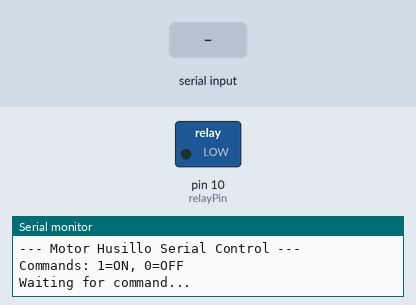
Bench run of a sketch on a simulated Arduino Uno, built with avr-gcc and run on an emulated ATmega328P. Shown: switched loads named in the sketch (green lamp = pin HIGH), the last lines printed to the serial monitor. The inputs (shaded band) are chosen by the test bench.

Above: at 1.2 s.
1.3 s: "1\n" received over Serial
At 2.4 s:
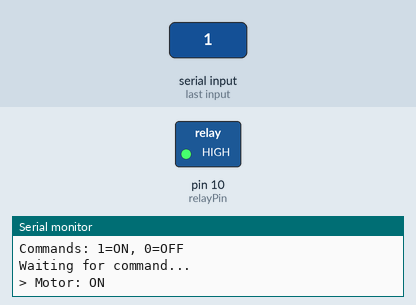
2.8 s: "0\n" received over Serial
At 3.5 s:
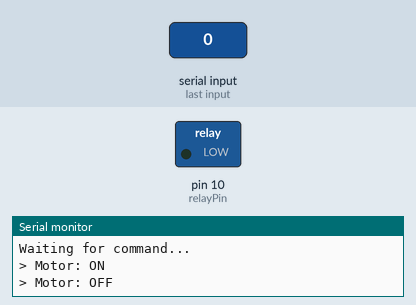
4.3 s: "ON\n" received over Serial
At 4.7 s:
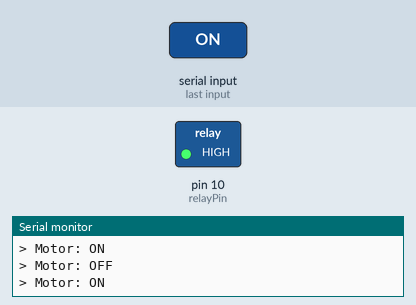
5.8 s: "OFF\n" received over Serial
At 7.1 s:
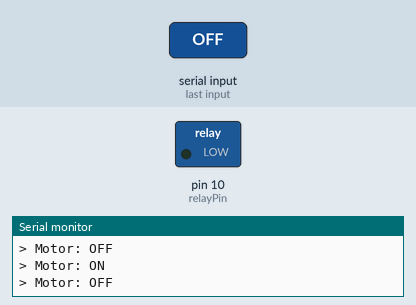
Timing chart, 0 to 8.3 s (numbered marks = the images above; inputs shaded):
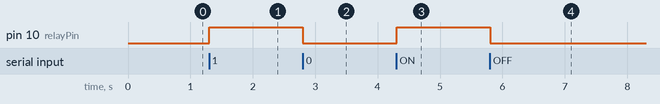

Measured:
- after the input at 1.3 s, pin 10 (relayPin): LOW → HIGH at once
- after the input at 2.8 s, pin 10 (relayPin): HIGH → LOW at once
- after the input at 4.3 s, pin 10 (relayPin): LOW → HIGH at once
- after the input at 5.8 s, pin 10 (relayPin): HIGH → LOW at once

The sketch:

motorHusilloTest.ino
```cpp
/*
 * Test script for Motor Husillo - Serial Control Simulation
 * Pin 10: Relay Control Signal
 *
 * Commands (via Serial Monitor):
 * '1' or 'ON'  -> Spindle ON (Relay HIGH)
 * '0' or 'OFF' -> Spindle OFF (Relay LOW)
 */

const int relayPin = 10;

void setup() {
  pinMode(relayPin, OUTPUT);
  digitalWrite(relayPin, LOW); // Start with motor OFF

  Serial.begin(9600);
  Serial.println("--- Motor Husillo Serial Control ---");
  Serial.println("Commands: 1=ON, 0=OFF");
  Serial.println("Waiting for command...");
}

void loop() {
  if (Serial.available() > 0) {
    String command = Serial.readStringUntil('\n');
    command.trim(); // Remove whitespace/newlines
    command.toUpperCase();

    if (command == "1" || command == "ON") {
      digitalWrite(relayPin, HIGH);
      Serial.println("> Motor: ON");
    }
    else if (command == "0" || command == "OFF") {
      digitalWrite(relayPin, LOW);
      Serial.println("> Motor: OFF");
    }
    else {
      Serial.print("Unknown command: ");
      Serial.println(command);
    }
  }
}
```
